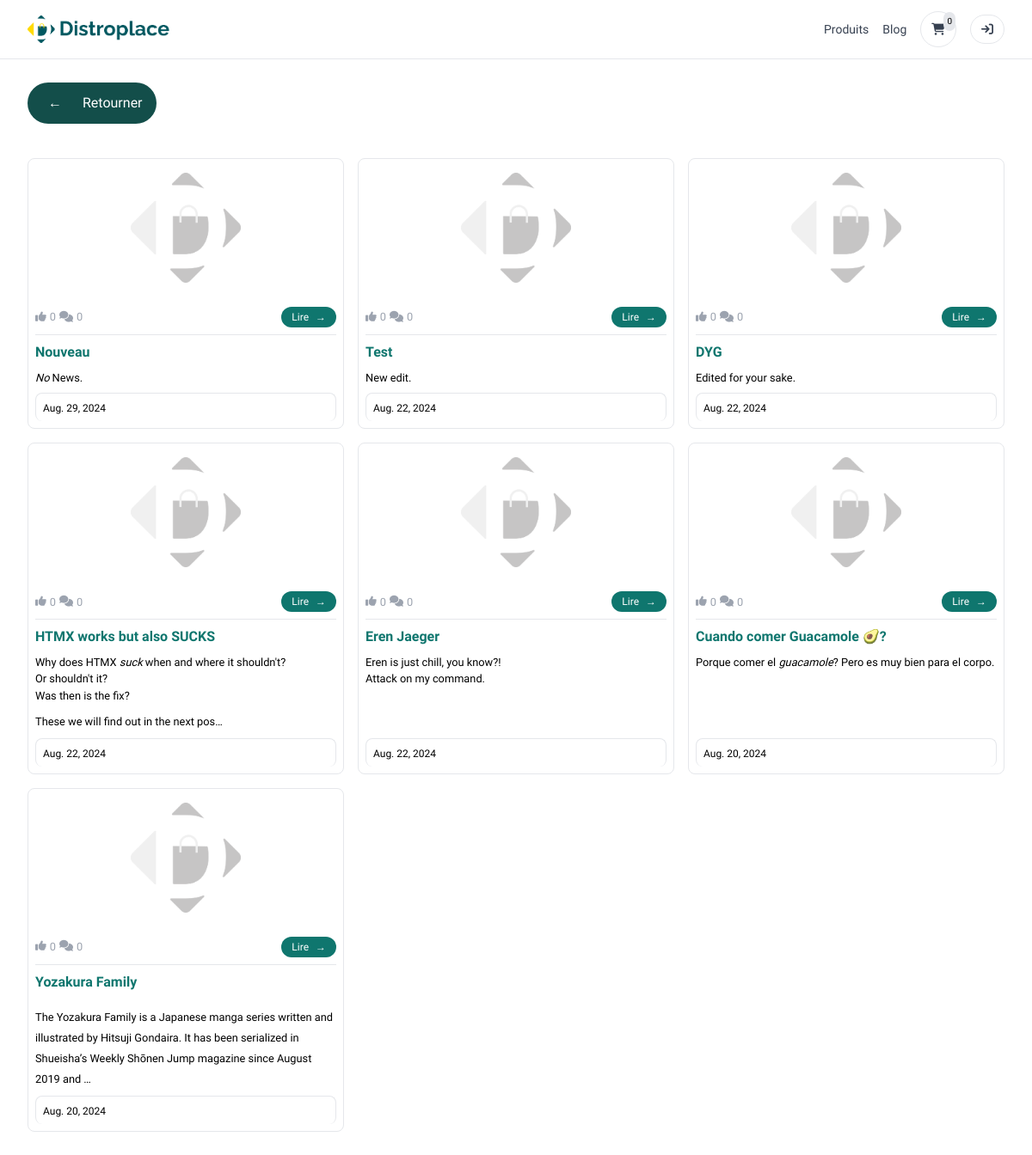
Page /blogposts/ on the committed database.
### base/models.py (models this page shows, shortened)
class Blogpost(models.Model):
    title = models.CharField(max_length=255, default='')
    subtitle = models.CharField(
        max_length=255, default='', blank=True, null=True)
    content = CKEditor5Field('Content', config_name='extends', blank=True)
    image = models.ImageField(
        upload_to='base/blogposts', blank=True, null=True)
    likes = models.ManyToManyField(
        CustomUser, related_name='blogpost_likes', blank=True)
    timestamp = models.DateTimeField(auto_now=True)

### base/views.py (the view)
# urls.py: path('blogposts/', blog, name='blog'),
def blog(req):
    blogposts = Blogpost.objects.all().order_by('-timestamp')
    context = {
        "blog_page": "active",
        'title': 'Blog',
        'blogposts': blogposts,
    }
    return render(req, 'base/blog.html', context)

### store/cart.py (called while the page is built)
    def __len__(self):
        return sum(item['quantity'] for item in self.cart.values())

### store/context_processors.py (called while the page is built)
def cart(request):
    return {'cart': Cart(request)}

### utils.py (called while the page is built)
def h_encode(id):
    return hashids.encode(id)

    def to_url(self, value):
        return h_encode(value)

### base/templates/base/blog.html (shortened to what this page needs)
{% extends 'main.html' %} {% load static %} {% block content %}
<div
  class="mb-8 px-4 lg:px-8 max-w-7xl mx-auto flex flex-col justify-between gap-6"
>
  <div class="w-full flex justify-between">
    <div
      class="bg-teal-900 py-2 px-4 rounded-full flex items-center text-white gap-4"
    >
      <a
        id="back-button"
        class="inline-block px-2 py-1 font-bold hover:bg-yellow-300 hover:text-black rounded-full transition-all duration-300"
        href="#"
        >&larr;</a
      >
      Retourner
    </div>
  </div>
  <div class="mt-4 grid md:grid-cols-2 lg:grid-cols-3 xl:grid-cols-4 gap-4">
    {% for obj in blogposts %}
    {% include 'base/components/blog_card.html' %}
    {% endfor %}
  </div>
</div>
{% endblock %}

### base/templates/base/components/blog_card.html (shortened to what this page needs)
{% load static %}
<div
  class="h-full flex flex-col gap-1 bg-white border hover:border-teal-500 rounded-lg overflow-hidden group transition ease-in duration-300 font-light"
>
  <a href="{% url 'blogpost' obj.id %}">
    {% if not obj.image %}
    <img
      src="{% static 'imgs/logo-g.png' %}"
      alt="image"
      class="w-full h-40 py-4 object-contain hover:scale"
    />
    {% else %}
    <img
      src="{{ obj.image.url }}"
      alt="{{ obj.name }}"
      class="w-full h-40 object-cover hover:scale"
    />
    {% endif %}
  </a>
  <article class="p-2 h-full flex flex-col justify-between gap-2">
    <div class="grid gap-2">
      <div class="flex justify-between items-center">
        <div class="flex items-center gap-1">
          <small class="text-gray-400 rounded-full flex items-center gap-1">
            <i class="fa-solid fa-thumbs-up"></i> {{ obj.likes.count }}
          </small>
          <small class="text-gray-400 rounded-full flex items-center gap-1">
            <i class="fa-solid fa-comments"></i>
            {{obj.blogcomment_set.count}}</small
          >
        </div>
        <a
          href="{% url 'blogpost' obj.id %}"
          class="px-3 py-1 bg-teal-700 hover:bg-teal-900 rounded-full text-white text-xs"
          >Lire<span class="ml-2">&rarr;</span></a
        >
      </div>
      <hr />
      <h3 class="text-teal-700 font-bold">{{obj.title}}</h3>
      <small class="text-wrap text-ellipsis break-word"
      >{{obj.content|safe|truncatechars:200}}</small
      >
    </div>
    <div class="px-2 py-1 border border-b-0 rounded-lg group-hover:border-teal-500 group-hover:bg-teal-50 transition ease-in duration-300 font-light">
      <small class="text-xs font-light">{{obj.timestamp.date}}</small>
    </div>
  </article>
</div>

### templates/main.html (style rules this page uses)
body { font-family: "Helvetica", sans-serif; }

### rows in the picture
Blogpost: likes.count "0", blogcomment_set.count "0", title "Nouveau", content "No News.", timestamp "Aug. 29, 2024"
Blogpost: likes.count "0", blogcomment_set.count "0", title "Test", content "New edit.", timestamp "Aug. 22, 2024"
Blogpost: likes.count "0", blogcomment_set.count "0", title "DYG", content "Edited for your sake.", timestamp "Aug. 22, 2024"
Blogpost: likes.count "0", blogcomment_set.count "0", title "HTMX works but also SUCKS", content "Why does HTMX suck when and where it shouldn't? Or shouldn't it? Was then is the fix? These we will find out in the next pos…", timestamp "Aug. 22, 2024"
Blogpost: likes.count "0", blogcomment_set.count "0", title "Eren Jaeger", content "Eren is just chill, you know?! Attack on my command.", timestamp "Aug. 22, 2024"
Blogpost: likes.count "0", blogcomment_set.count "0", title "Cuando comer Guacamole 🥑?", content "Porque comer el guacamole ? Pero es muy bien para el corpo.", timestamp "Aug. 20, 2024"
Blogpost: likes.count "0", blogcomment_set.count "0", title "Yozakura Family", content "The Yozakura Family is a Japanese manga series written and illustrated by Hitsuji Gondaira . It has been serialized in Shueisha’s Weekly Shōnen Jump magazine since August 2019 and …", timestamp "Aug. 20, 2024"

### other values in the picture
{{ cart|length }} "0"
